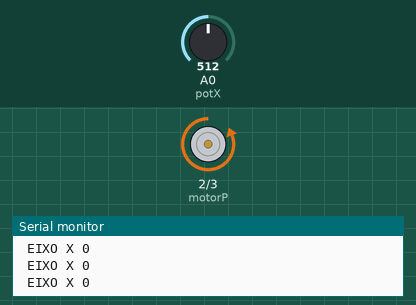
This sketch was run on a simulated Arduino Uno, built with avr-gcc and run on an emulated ATmega328P. Parts: motor-driver pin pairs drawn as motors (green arrow = first pin HIGH = forward, orange = second pin HIGH = backward, longer = more drive), the last lines printed to the serial monitor. Inputs (shaded band) come from the test bench; at power-on: A0 (potX) = 512.

Above: at 1.2 s.
1.3 s: A0 (potX) set to 530
At 2.5 s:
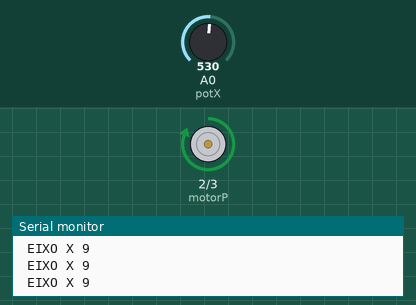
2.8 s: A0 (potX) set to 511
At 3.7 s:
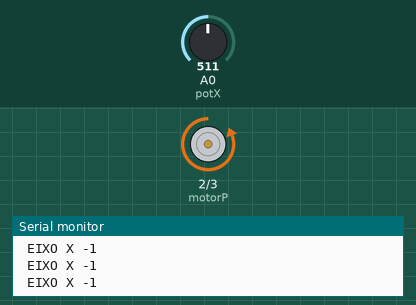
4.3 s: A0 (potX) set to 716
At 4.8 s:
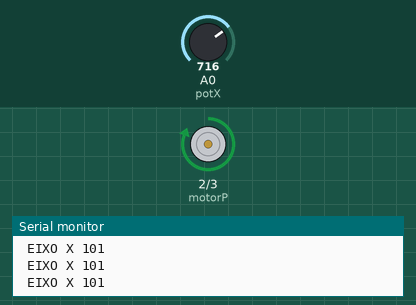
Timing chart, 0 to 7.3 s (numbered marks = the images above; inputs shaded):
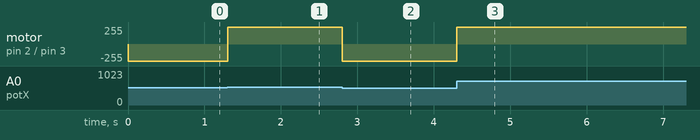

The sketch:

motor-pot.ino
```cpp
#define potX A0
#define botao 2
#define motorP 2
#define motorN 3

int eiX;
int anguloX;

void setup()
{
  pinMode(potX, INPUT);
  pinMode(motorP, OUTPUT);
  pinMode(motorN, OUTPUT);
  Serial.begin(9600);
}

void loop()
{
  eiX = analogRead (potX);

  anguloX = map(eiX, 0, 1023, -255, 255);

  if ( anguloX <= 0)
  {
    digitalWrite(motorP, LOW);
    digitalWrite(motorN, HIGH);
  }

  else
  {
    digitalWrite(motorN, LOW);
    digitalWrite(motorP, HIGH);
  }


  Serial.print (" EIXO X ");
  Serial.print (anguloX);

  Serial.println();

}
```

Measured:
- the behaviour switches between 513 and 514 on A0 (potX) (found by bisection; images 0 and 1)
- after the input at 1.3 s, motor on pin 2 (motorP) / pin 3 (motorN): backward 255/255 → forward 255/255 at once
- after the input at 2.8 s, motor on pin 2 (motorP) / pin 3 (motorN): forward 255/255 → backward 255/255 at once
- after the input at 4.3 s, motor on pin 2 (motorP) / pin 3 (motorN): backward 255/255 → forward 255/255 at once
